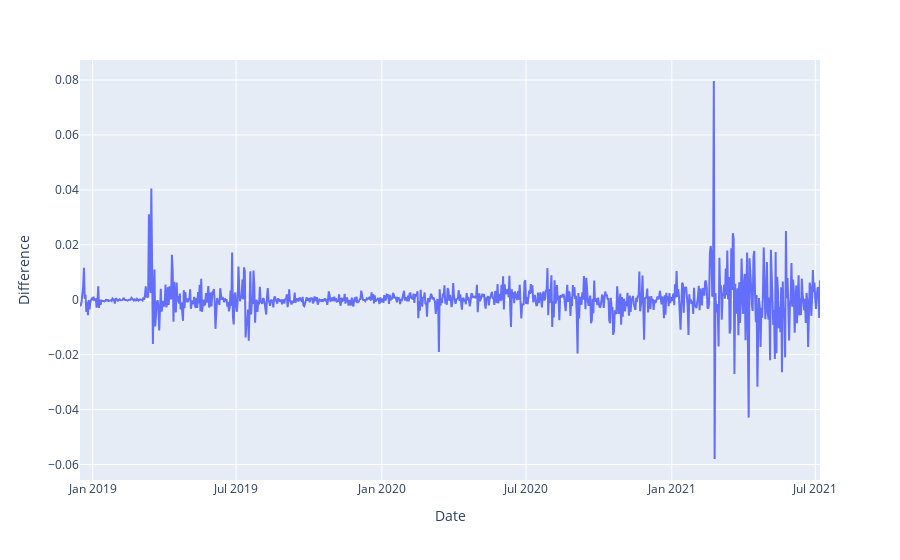

The cell this chart's notebook holds for it:
### Code cell
fig = px.line(data, x='Date', y="Difference")
fig.show();

### Figure 1 — Plotly figure (JSON) as saved in the notebook; plotly's stock layout.template omitted (floating-point values rounded to 4 significant figures; data arrays with more than 128 entries replaced by an {"elided": "..."} marker saying what was removed)
{"data": [{"hovertemplate": "Date=%{x}<br>Difference=%{y}<extra></extra>", "legendgroup": "", "line": {"color": "#636efa", "dash": "solid"}, "marker": {"symbol": "circle"}, "mode": "lines", "name": "", "orientation": "v", "showlegend": false, "x": {"elided": "935 str values"}, "xaxis": "x", "y": {"elided": "935 float values"}, "yaxis": "y", "type": "scatter"}], "layout": {"xaxis": {"anchor": "y", "domain": [0, 1], "title": {"text": "Date"}}, "yaxis": {"anchor": "x", "domain": [0, 1], "title": {"text": "Difference"}}, "legend": {"tracegroupgap": 0}, "margin": {"t": 60}}}
